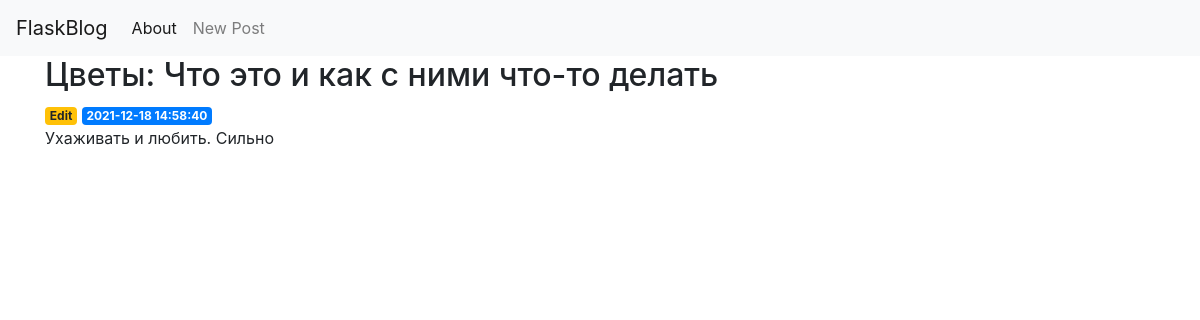
The page /1 on the database its author committed.
### tables this page shows
CREATE TABLE posts (
    id INTEGER PRIMARY KEY AUTOINCREMENT,
    created TIMESTAMP NOT NULL DEFAULT CURRENT_TIMESTAMP,
    title TEXT NOT NULL,
    content TEXT NOT NULL
);

### app.py (the view)
@app.route('/<int:post_id>')
def post(post_id):
    post = get_post(post_id)
    return render_template('post.html', post=post)

### app.py (called while the page is built)
def get_db_connection():
    conn = sqlite3.connect('database.db')
    conn.row_factory = sqlite3.Row
    return conn

def get_post(post_id):
    conn = get_db_connection()
    post = conn.execute('SELECT * FROM posts WHERE id = ?',
                        (post_id,)).fetchone()
    conn.close()
    if post is None:
        abort(404)
    return post

### templates/post.html
{% extends 'base.html' %}
{% block content %}
    <h2>{% block title %} {{ post['title'] }} {% endblock %}</h2>
    <a href="{{ url_for('edit', id=post['id']) }}">
            <span class="badge badge-warning">Edit</span>
        </a>
    <span class="badge badge-primary">{{ post['created'] }}</span>
    <p>{{ post['content'] }}</p>
{% endblock %}

### rows shown on the page
posts: title "Цветы: Что это и как с ними что-то делать", created "2021-12-18 14:58:40", content "Ухаживать и любить. Сильно"
